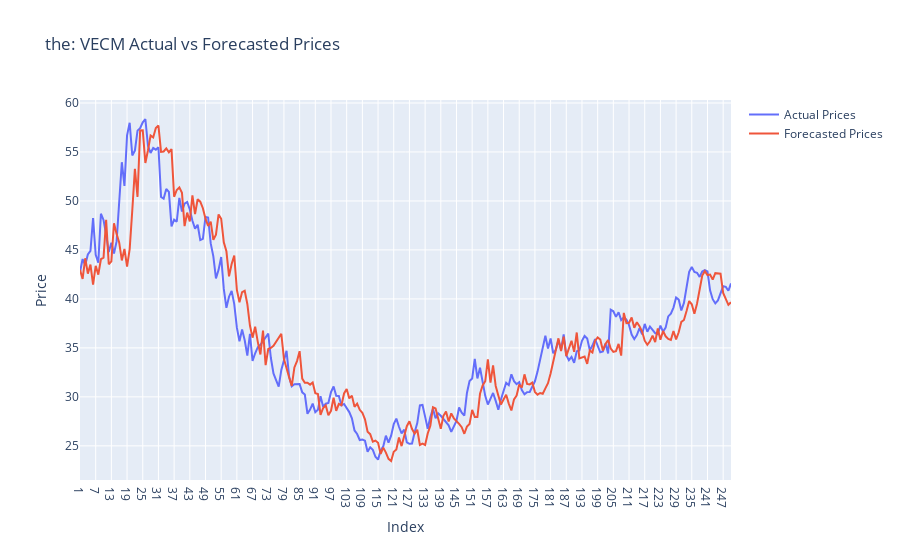

Notebook code cell kept with this figure:
### Code cell
%R -o hub2_forecast_comparison
%R -o hub2_name

hub2_forecast_comparison = hub2_forecast_comparison

actual_trace = go.Scatter(
    x=hub2_forecast_comparison.index,
    y=hub2_forecast_comparison['Actual'],
    mode='lines',
    name='Actual Prices'
)

forecasted_trace = go.Scatter(
    x=hub2_forecast_comparison.index,
    y=hub2_forecast_comparison['Forecasted'],
    mode='lines',
    name='Forecasted Prices'
)

# Create the plot
layout = go.Layout(
    title= hub2_name.item() + ': VECM Actual vs Forecasted Prices',
    xaxis=dict(title='Index'),
    yaxis=dict(title='Price'),
)

fig = go.Figure(data=[actual_trace, forecasted_trace], layout=layout)
fig.show()

### Figure 1 — Plotly figure (JSON) as saved in the notebook; plotly's stock layout.template omitted (floating-point values rounded to 4 significant figures; data arrays with more than 128 entries replaced by an {"elided": "..."} marker saying what was removed)
{"data": [{"mode": "lines", "name": "Actual Prices", "type": "scatter", "x": {"elided": "250 str values"}, "y": {"elided": "250 float values"}}, {"mode": "lines", "name": "Forecasted Prices", "type": "scatter", "x": {"elided": "250 str values"}, "y": {"elided": "250 float values"}}], "layout": {"title": {"text": "the: VECM Actual vs Forecasted Prices"}, "xaxis": {"title": {"text": "Index"}}, "yaxis": {"title": {"text": "Price"}}}}
